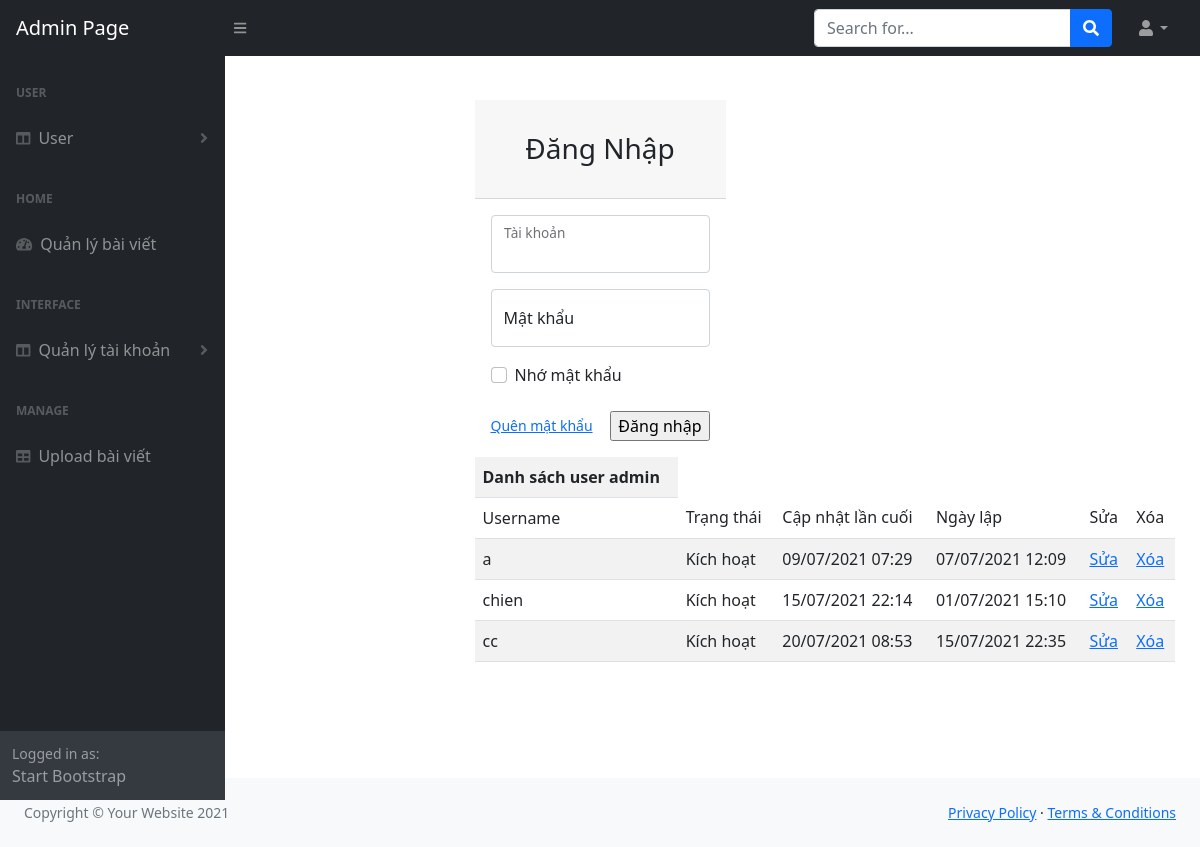
/PHP/pagead/list_admin.php, run on the app's committed database.
### tables this page shows
CREATE TABLE `user` (
  `id` int(11) NOT NULL,
  `username` varchar(100) NOT NULL,
  `password` varchar(150) NOT NULL,
  `fullname` varchar(100) NOT NULL,
  `birthday` int(11) NOT NULL,
  `status` tinyint(4) NOT NULL DEFAULT '0',
  `create_time` int(11) DEFAULT NULL,
  `last_updated` int(11) NOT NULL
);

### PHP/pagead/list_admin.php (the view, shortened to what this page needs)
<!DOCTYPE html>
<html lang="en">
    <head>
        <link href="https://cdn.jsdelivr.net/npm/simple-datatables@latest/dist/style.css" rel="stylesheet" />
        <link href="css/styles.css" rel="stylesheet" />
    </head>
    <body class="sb-nav-fixed">
    <?
    include './connect_db.php';
    ?>
    <div id="layoutAuthentication">
            <div id="layoutAuthentication_content">
                <main>
                    <div class="container">
                        <div class="row justify-content-center">
                            <div class="col-lg-5">
                                <div class="" style="padding: 100px">
                                <?php
                                    include './connect_db.php';
                                            ?>
                                    <?php if (empty($_SESSION['current_user'])) { ?>
                                    <div class="card-header"><h3 class="text-center font-weight-light my-4">Đăng Nhập</h3></div>
                                    <div class="card-body">
                                        <form action="./index.php" method="Post" autocomplete="off">
                                            <div class="form-floating mb-3">
                                                <input class="form-control" type="text" name="username" />
                                                <label>Tài khoản</label>
                                            </div>
                                            <div class="form-floating mb-3">
                                                <input class="form-control" type="password" placeholder="Password" name="password" />
                                                <label>Mật khẩu</label>
                                            </div>
                                            <div class="form-check mb-3">
                                                <input class="form-check-input" id="inputRememberPassword" type="checkbox" value="" />
                                                <label class="form-check-label" for="inputRememberPassword">Nhớ mật khẩu</label>
                                            </div>
                                            <div class="d-flex align-items-center justify-content-between mt-4 mb-0">
                                                <a class="small" href="password.html">Quên mật khẩu</a>
                                                <input type="submit" value="Đăng nhập">
                                            </div>
                                        </form>
                                    </div>
                                    <?php } ?>
                                    <?php
        include './connect_db.php';
        $result = mysqli_query($con, "SELECT * FROM user");
        ?>
            <table class="table table-striped" style="width:700px;">
            <th>Danh sách user admin</th>
                <tr>
                    <td>Username</td>
                    <td>Trạng thái</td>
                    <td>Cập nhật lần cuối</td>
                    <td>Ngày lập</td>
                    <td>Sửa</td>
                    <td>Xóa</td>
                </tr>
                <?php
                    while ($row = mysqli_fetch_array($result)){
                ?>
                <tr>
                    <td><?= $row['username'] ?></td>
                    <td><?= $row['status'] == 1 ? "Kích hoạt":"Block" ?></td>
                    <td><?= date('d/m/Y H:i', $row['last_updated']) ?></td>
                    <td><?= date('d/m/Y H:i',$row['create_time']) ?></td>
                    <td><a href="./changepass.php?id= <?= $row['id'] ?>">Sửa</a></td>
                    <td><a href="./delete_user.php?id= <?= $row['id'] ?>">Xóa</a></td></td>
                </tr>
                <?php } ?>
            </table>
                                </div>
                            </div>
                        </div>
                    </div>
                </main>
            </div>
            <div id="layoutAuthentication_footer">
                <footer class="py-4 bg-light mt-auto">
                    <div class="container-fluid px-4">
                        <div class="d-flex align-items-center justify-content-between small">
                            <div class="text-muted">Copyright &copy; Your Website 2021</div>
                            <div>
                                <a href="#">Privacy Policy</a>
                                &middot;
                                <a href="#">Terms &amp; Conditions</a>
                            </div>
                        </div>
                    </div>
                </footer>
            </div>
        </div>
        <nav class="sb-topnav navbar navbar-expand navbar-dark bg-dark">
            <a class="navbar-brand ps-3" href="index.php">Admin Page</a>
            <button class="btn btn-link btn-sm order-1 order-lg-0 me-4 me-lg-0" id="sidebarToggle" href="#!"><i class="fas fa-bars"></i></button>
            <form class="d-none d-md-inline-block form-inline ms-auto me-0 me-md-3 my-2 my-md-0">
                <div class="input-group">
                    <input class="form-control" type="text" placeholder="Search for..." aria-label="Search for..." aria-describedby="btnNavbarSearch" />
                    <button class="btn btn-primary" id="btnNavbarSearch" type="button"><i class="fas fa-search"></i></button>
                </div>
            </form>
            <ul class="navbar-nav ms-auto ms-md-0 me-3 me-lg-4">
                <li class="nav-item dropdown">
                    <a class="nav-link dropdown-toggle" id="navbarDropdown" href="#" role="button" data-bs-toggle="dropdown" aria-expanded="false"><i class="fas fa-user fa-fw"></i></a>
                </li>
            </ul>
        </nav>
        <div id="layoutSidenav">
            <div id="layoutSidenav_nav">
                <nav class="sb-sidenav accordion sb-sidenav-dark" id="sidenavAccordion">
                    <div class="sb-sidenav-menu">
                        <div class="nav">
                            <div class="sb-sidenav-menu-heading">User</div>
                            <?php if (empty($_SESSION['current_user'])) { ?>
                            <a class="nav-link collapsed" href="#" data-bs-toggle="collapse" data-bs-target="#collapseLayouts1" aria-expanded="false" aria-controls="collapseLayouts1">
                                <div class="sb-nav-link-icon"><i class="fas fa-columns"></i></div>
                                User
                                <div class="sb-sidenav-collapse-arrow"><i class="fas fa-angle-down"></i></div>
                            </a>
                            <?php } ?>
                            <div class="sb-sidenav-menu-heading">Home</div>
                            <a class="nav-link" href="list_content.php">
                                <div class="sb-nav-link-icon"><i class="fas fa-tachometer-alt"></i></div>
                                Quản lý bài viết
                            </a>
                            <div class="sb-sidenav-menu-heading">Interface</div>
                            <a class="nav-link collapsed" href="#" data-bs-toggle="collapse" data-bs-target="#collapseLayouts" aria-expanded="false" aria-controls="collapseLayouts">
                                <div class="sb-nav-link-icon"><i class="fas fa-columns"></i></div>
                                Quản lý tài khoản
                                <div class="sb-sidenav-collapse-arrow"><i class="fas fa-angle-down"></i></div>
                            </a>
                            <div class="sb-sidenav-menu-heading">Manage</div>
                            <a class="nav-link" href="upload.php">
                                <div class="sb-nav-link-icon"><i class="fas fa-table"></i></div>
                                Upload bài viết
                            </a>
                        </div>
                    </div>
                    <div class="sb-sidenav-footer">
                        <div class="small">Logged in as:</div>
                        Start Bootstrap
                    </div>
                </nav>
            </div>
        </div>
    </body>
</html>

### data on the page
user: username "a", status "Kích hoạt", last_updated "09/07/2021 07:29", create_time "07/07/2021 12:09"
user: username "chien", status "Kích hoạt", last_updated "15/07/2021 22:14", create_time "01/07/2021 15:10"
user: username "cc", status "Kích hoạt", last_updated "20/07/2021 08:53", create_time "15/07/2021 22:35"
